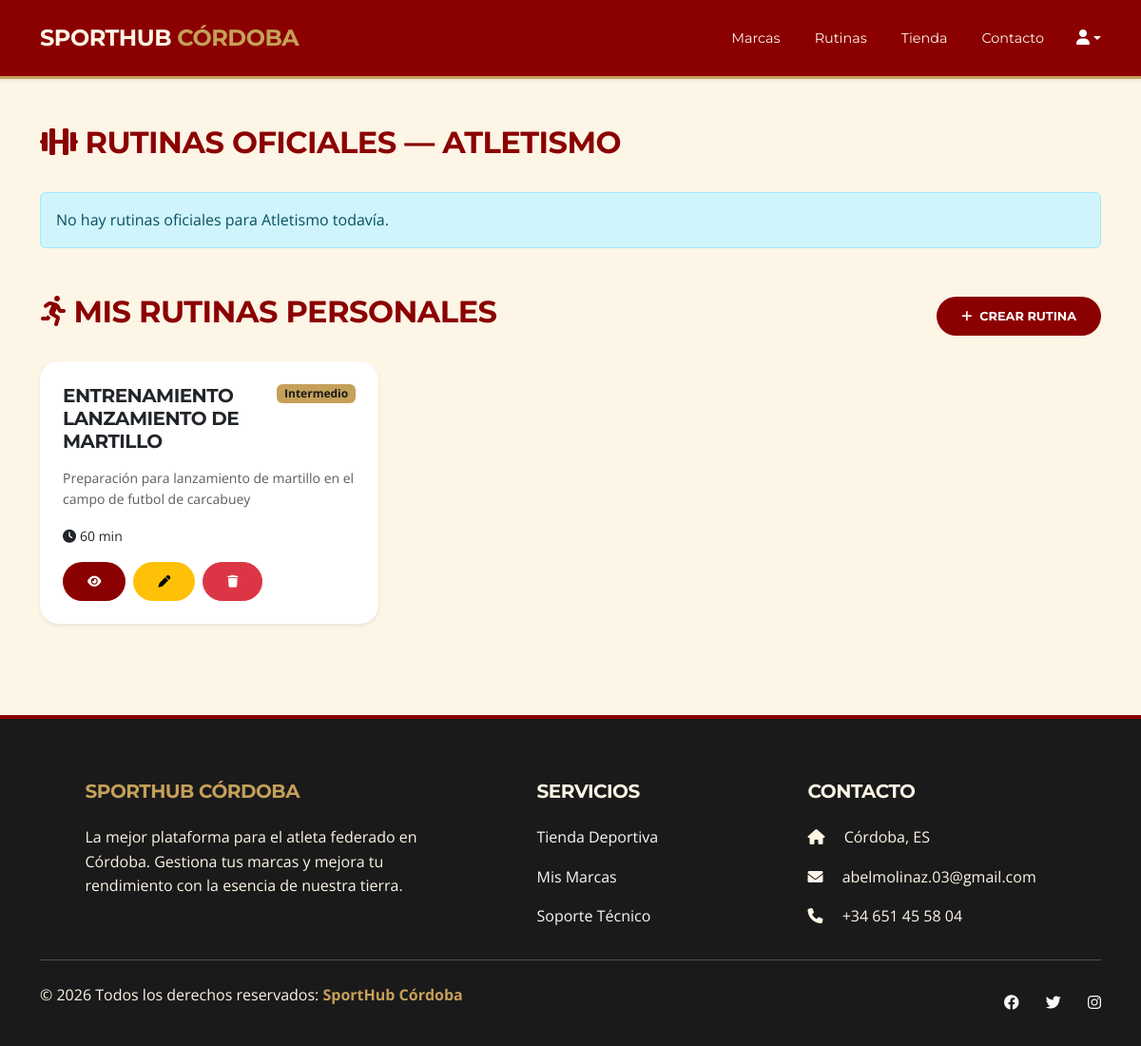
The page /pages/rutinas/index.php (signed in) on the database its author committed.
### tables this page shows
CREATE TABLE `rutinas` (
  `id_rutina` int(11) NOT NULL,
  `titulo` varchar(100) NOT NULL,
  `descripcion` text DEFAULT NULL,
  `deporte` varchar(50) NOT NULL,
  `tipo` enum('oficial','personal') NOT NULL DEFAULT 'personal',
  `id_usuario` int(11) DEFAULT NULL,
  `dificultad` enum('Principiante','Intermedio','Avanzado') NOT NULL,
  `duracion_minutos` int(11) DEFAULT NULL,
  `fecha_creacion` timestamp NOT NULL DEFAULT current_timestamp()
);

### pages/rutinas/index.php (the view, shortened to what this page needs)
<?php
include("../../includes/db.php");
include("../../includes/header.php");
$id_usuario = $_SESSION['usuario_id'];
$deporte = $_SESSION['deporte_usuario'];
$stmt = $conexion->prepare("SELECT * FROM rutinas WHERE deporte = ? AND tipo = 'oficial' ORDER BY fecha_creacion DESC");
$stmt->execute([$deporte]);
$rutinas_oficiales = $stmt->fetchAll(PDO::FETCH_ASSOC);
$stmt = $conexion->prepare("SELECT * FROM rutinas WHERE id_usuario = ? AND tipo = 'personal' ORDER BY fecha_creacion DESC");
$stmt->execute([$id_usuario]);
$rutinas_personales = $stmt->fetchAll(PDO::FETCH_ASSOC);
?>
<main style="flex: 1;">
<div class="container py-5">
    <div class="d-flex justify-content-between align-items-center mb-4">
        <h2 class="fw-bold" style="color: var(--rojo-mezquita);">
            <i class="fa-solid fa-dumbbell me-2"></i>Rutinas Oficiales — <?php echo $deporte; ?>
        </h2>
    </div>
    <?php if (empty($rutinas_oficiales)): ?>
        <div class="alert alert-info mb-5">No hay rutinas oficiales para <?php echo $deporte; ?> todavía.</div>
    <?php endif; ?>
    <div class="d-flex justify-content-between align-items-center mb-4">
        <h2 class="fw-bold" style="color: var(--rojo-mezquita);">
            <i class="fa-solid fa-person-running me-2"></i>Mis Rutinas Personales
        </h2>
        <a href="crear.php" class="btn text-white" style="background-color: var(--rojo-mezquita);">
            <i class="fa-solid fa-plus me-2"></i>Crear rutina
        </a>
    </div>
    <?php if (empty($rutinas_personales)): ?>
        <div class="alert alert-info">Todavía no tienes rutinas personales. ¡Crea tu primera!</div>
    <?php else: ?>
        <div class="row g-4">
            <?php foreach($rutinas_personales as $rutina): ?>
            <div class="col-md-4">
                <div class="card card-custom h-100 shadow-sm border-0 p-4">
                    <div class="d-flex justify-content-between align-items-start mb-2">
                        <h5 class="fw-bold"><?php echo htmlspecialchars($rutina['titulo']); ?></h5>
                        <span class="badge" style="background-color: var(--dorado-mezquita); color: #1a1a1a;">
                            <?php echo $rutina['dificultad']; ?>
                        </span>
                    </div>
                    <p class="small text-muted"><?php echo htmlspecialchars($rutina['descripcion']); ?></p>
                    <?php if($rutina['duracion_minutos']): ?>
                        <p class="small"><i class="fa-solid fa-clock me-1"></i><?php echo $rutina['duracion_minutos']; ?> min</p>
                    <?php endif; ?>
                    <div class="d-flex gap-2 mt-auto">
                        <a href="ver.php?id=<?php echo $rutina['id_rutina']; ?>" class="btn btn-sm text-white" style="background-color: var(--rojo-mezquita);">
                            <i class="fa-solid fa-eye"></i>
                        </a>
                        <a href="editar.php?id=<?php echo $rutina['id_rutina']; ?>" class="btn btn-sm btn-warning">
                            <i class="fa-solid fa-pen"></i>
                        </a>
                        <a href="eliminar.php?id=<?php echo $rutina['id_rutina']; ?>" class="btn btn-sm btn-danger" onclick="return confirmDelete(this)">
                            <i class="fa-solid fa-trash"></i>
                        </a>
                    </div>
                </div>
            </div>
            <?php endforeach; ?>
        </div>
    <?php endif; ?>
</div>
</main>
<?php include("../../includes/footer.php"); ?>

### css/estilos.css (style rules this page uses)
:root { --rojo-mezquita: #8B0000; --crema-mezquita: #FDF5E6; --dorado-mezquita: #C5A059; --texto-oscuro: #2c211a; }
body { background-color: var(--crema-mezquita); color: var(--texto-oscuro); font-family: 'Open Sans', sans-serif; line-height: 1.6; min-height: 100vh; display: flex; flex-direction: column; }
h1, h2, h3, h4, h5, h6, .navbar-brand { font-family: 'Montserrat', sans-serif; font-weight: 700; text-transform: uppercase; letter-spacing: -0.5px; }
.btn { font-family: 'Montserrat', sans-serif; border-radius: 50px; padding: 10px 25px; text-transform: uppercase; font-size: 0.8rem; font-weight: 700; transition: 0.3s; }
.card { border: none; border-radius: 15px; box-shadow: 0 10px 30px rgba(0,0,0,0.1); }
.card-custom { border: none; border-radius: 20px; transition: all 0.3s ease; background: white; overflow: hidden; }
.card-custom { border: none; border-radius: 20px; transition: all 0.3s ease; background: white; display: flex; flex-direction: column; }

### rows shown on the page
rutinas: titulo "ENTRENAMIENTO LANZAMIENTO DE MARTILLO", dificultad "Intermedio", descripcion "Preparación para lanzamiento de martillo en el campo de futbol de carcabuey", duracion_minutos "60"

### other values the page prints
$deporte "ATLETISMO"
$deporte "Atletismo"
